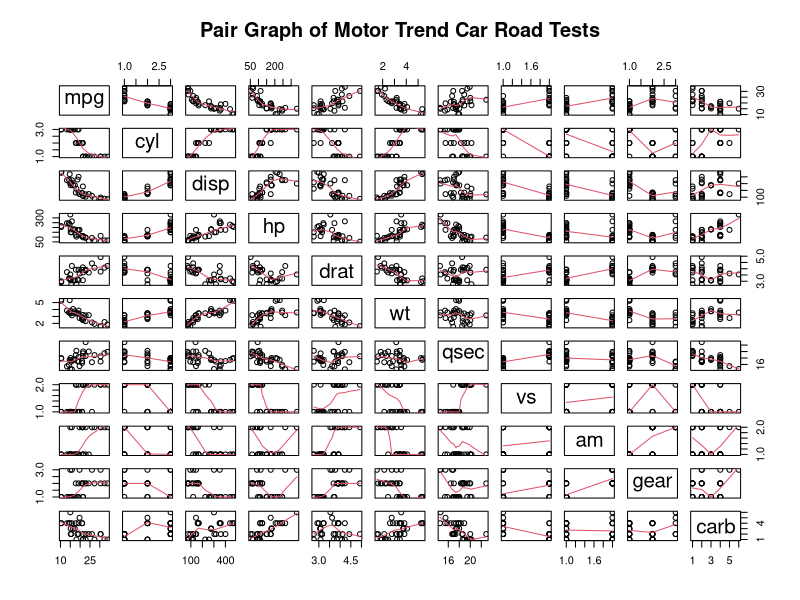
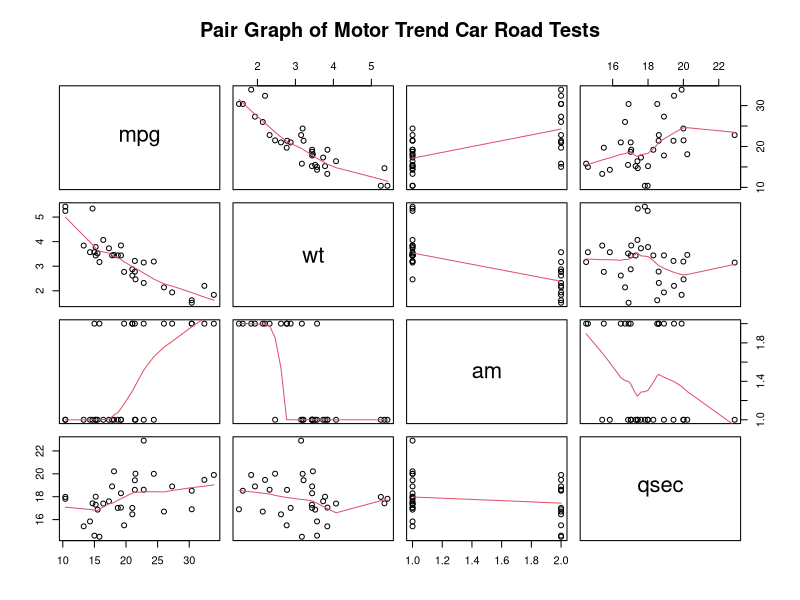
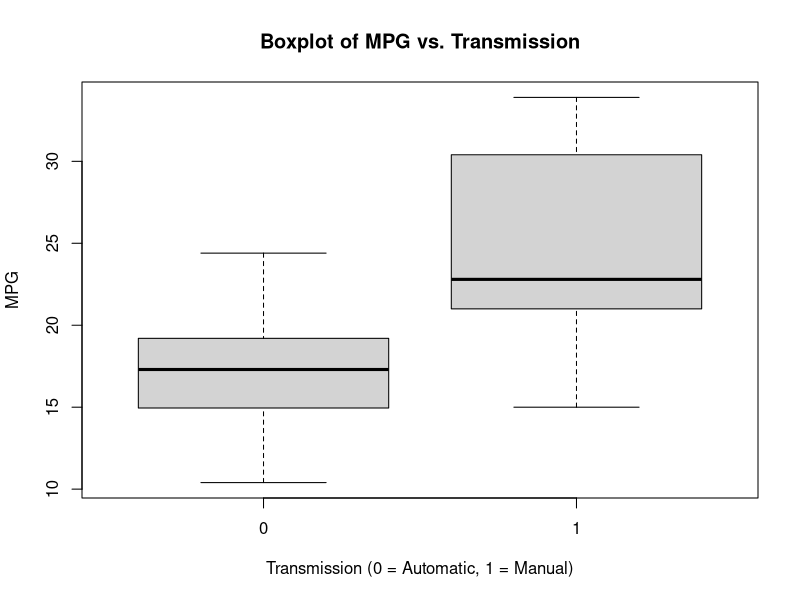
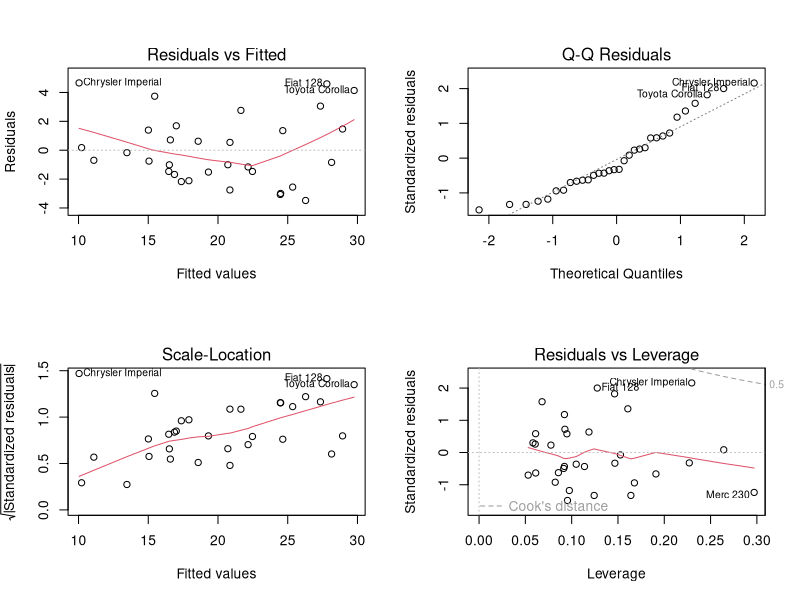

Write the R code that produced these figures, in order.
## ---- chunk 1
##Loading requirements and data.
packages <- c("data.table", "ggplot2", "dplyr")
sapply(packages, library, character.only=TRUE, quietly=TRUE)

#options(width = 100)
#opts_chunk$set(message = F, error = F, warning = F, comment = NA, fig.align = 'center', dpi = 100, tidy = F, cache.path = '.cache/', fig.path = 'fig/')
## ---- chunk 2
data(mtcars)
mtcars[1:3,]
mtcars$cyl <- as.factor(mtcars$cyl)
mtcars$vs <- as.factor(mtcars$vs)
mtcars$am <- as.factor(mtcars$am)
mtcars$gear <- as.factor(mtcars$gear)
mtcars$carb <- as.factor(mtcars$carb)
attach(mtcars)

result <- t.test(mpg~am)
pVal <- result$p.value
estVal <- result$estimate
## ---- chunk 3
simpleMpgModel <- lm(mpg~am, data=mtcars)
summary(simpleMpgModel) # results="hide"
## ---- chunk 4
fullModel <- lm(mpg~.,data=mtcars)
summary(fullModel)
## ---- chunk 5
stepModel <- step(fullModel, k=log(nrow(mtcars)))
summary(stepModel) # results="hide"
mpgModel <- lm(mpg~wt+qsec+am, data=mtcars)

## ---- chunk 6
anova(mpgModel, simpleMpgModel, fullModel) 
confint(mpgModel)

amIntWtModel<-lm(mpg ~ wt + qsec + am + wt:am, data=mtcars)
summary(amIntWtModel) # results hidden
## ---- chunk 7
pairs(mtcars, panel=panel.smooth, main="Pair Graph of Motor Trend Car Road Tests")
## ---- chunk 8
pairs(mtcars %>% select(mpg, wt, am, qsec), panel=panel.smooth, main="Pair Graph of Motor Trend Car Road Tests")
## ---- chunk 9
boxplot(mpg ~ am, data=mtcars, xlab="Transmission (0 = Automatic, 1 = Manual)", ylab="MPG",
        main="Boxplot of MPG vs. Transmission")
## ---- chunk 10
par(mfrow = c(2, 2))
plot(mpgModel)
